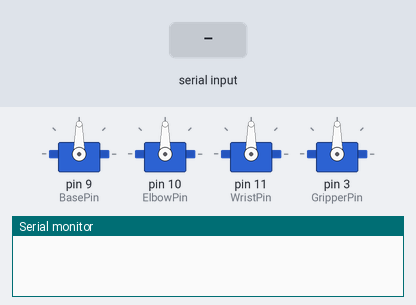
Recording of a sketch running on a simulated Arduino Uno, built with avr-gcc and run on an emulated ATmega328P. On the bench: 4 × servo, the last lines printed to the serial monitor. The inputs (shaded band) are chosen by the test bench.

Above: at 1.2 s.
1.3 s: "7" received over the second serial link
At 1.8 s:
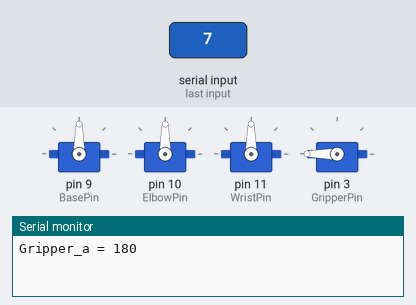
2.8 s: "8" received over the second serial link
At 4.0 s:
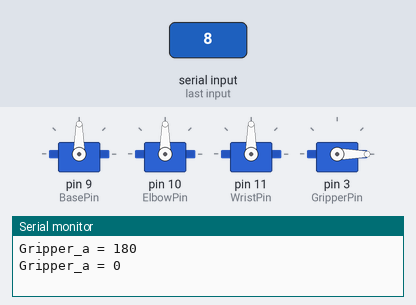
4.3 s: "1" received over the second serial link
At 5.3 s:
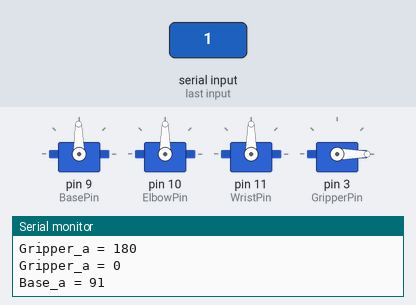
5.8 s: "3" received over the second serial link
At 6.4 s:
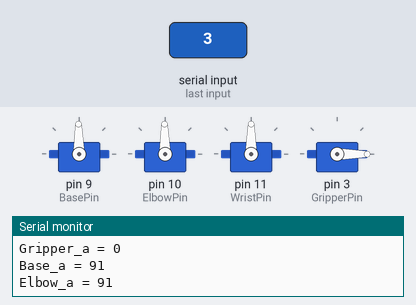
Timing chart, 0 to 8.3 s (numbered marks = the images above; inputs shaded):
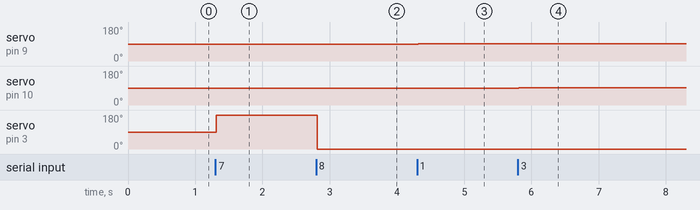

Measured:
- after the input at 1.3 s, servo on pin 3 (GripperPin): 90° → 180° at once
- after the input at 2.8 s, servo on pin 3 (GripperPin): 180° → 0° at once
- after the input at 4.3 s, servo on pin 9 (BasePin): 90° → 91° at once
- after the input at 5.8 s, servo on pin 10 (ElbowPin): 90° → 91° at once

The sketch:

Final_Bluetooth.ino
```cpp
#include <SoftwareSerial.h>
#include <Servo.h>

Servo Base;  // create servo object to control a Base
Servo Wrist;  // create servo object to control a Wrist
Servo Elbow;  // create servo object to control a Elbow
Servo Gripper;  // create servo object to control a Gripper

int BasePin= 9;  // Declare the Servo pin 9
int ElbowPin= 10;  // Declare the Servo pin 10
int WristPin= 11;  // Declare the Servo pin 11
int GripperPin= 3;  // Declare the Servo pin 12

int Base_a = 90;
int Elbow_a = 90;
int Wrist_a = 90;
int Gripper_a = 90;
char Bluetooth;

SoftwareSerial bt(0,1);

void setup() {
  bt.begin(9600);
  Serial.begin(9600);
      //Attaching Servos to Pins
      Base.attach(BasePin);
      Elbow.attach(ElbowPin);
      Wrist.attach(WristPin);
      Gripper.attach(GripperPin);
      //Initializing the Angles
      Base.write(Base_a);
      Elbow.write(Elbow_a);
      Wrist.write(Wrist_a);
      Gripper.write(Gripper_a);

}

void loop() {
    Bluetooth=bt.read();

    // Controlling Servos By Bluetooth Output
    if (Bluetooth == '1' && Base_a < 180) {

      Base_a +=1;
      delay(15);
      Base.write(Base_a);
      delay(15);
      Serial.print("Base_a = ");
      Serial.println(Base_a);

    }
    else if (Bluetooth == '2' && Base_a > 0) {

      Base_a -=1;
      delay(15);
      Base.write(Base_a);
      delay(15);
      Serial.print("Base_a = ");
      Serial.println(Base_a);

      }

    else if (Bluetooth == '3' && Elbow_a < 180) {

      Elbow_a +=1;
      delay(15);
      Elbow.write(Elbow_a);
      delay(15);
      Serial.print("Elbow_a = ");
      Serial.println(Elbow_a);

      }
    else if (Bluetooth == '4' && Elbow_a > 0) {

      Elbow_a -=1;
      delay(15);
      Elbow.write(Elbow_a);
      delay(15);
      Serial.print("Elbow_a = ");
      Serial.println(Elbow_a);

      }
    else if (Bluetooth == '5' && Wrist_a < 180) {


      Wrist_a +=1;
      delay(15);
      Wrist.write(Wrist_a);
      delay(15);
      Serial.print("Wrist_a = ");
      Serial.println(Wrist_a);

      }

    else if (Bluetooth == '6' && Wrist_a > 0) {


      Wrist_a -=1;
      delay(15);
      Wrist.write(Wrist_a);
      delay(15);
      Serial.print("Wrist_a = ");
      Serial.println(Wrist_a);

      }
    else if (Bluetooth == '7') {


      Gripper_a = 180;
      delay(15);
      Gripper.write(Gripper_a);
      delay(15);
      Serial.print("Gripper_a = ");
      Serial.println(Gripper_a);

      }
    else if (Bluetooth == '8') {


      Gripper_a = 0;
      delay(15);
      Gripper.write(Gripper_a);
      delay(15);
      Serial.print("Gripper_a = ");
      Serial.println(Gripper_a);

      }
  }
```
